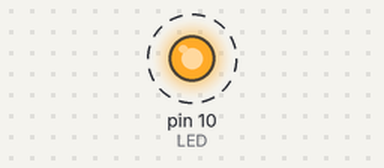
The sketch below on a simulated Arduino Uno, built with avr-gcc and run on an emulated ATmega328P. On the bench: output pins drawn as LEDs (lit = HIGH). Dashed ring = blinking.

Above: at 0.5 s.
Timing chart, 0 to 4.6 s (numbered marks = the images above):
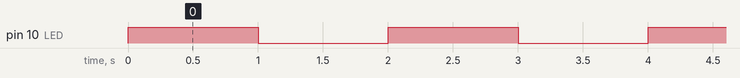

Measured:
- by itself, pin 10 (LED): alternates HIGH for 1.0 s and LOW for 1.0 s

The sketch:

Variabile_int.ino
```cpp
#define TASTO = 5 //definire una costante senza definire il tipo
const int LED = 10; //cambiando il valore lo cambia in tutto il programma dove c'è LED - definisce tipo di costante - meglio di usare #define

void setup() {
  pinMode(LED, OUTPUT);
}

void loop() {
  digitalWrite(LED, HIGH);
  delay(1000);
  digitalWrite(LED, LOW);
  delay(1000);
}
```
